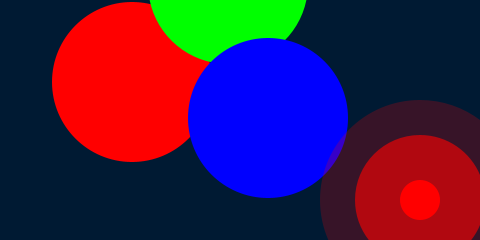
Frame 1 (no input)
Frame 60 (the mouse pressed at the canvas centre just before this capture): identical to frame 1, image omitted
Frame 120 (the mouse held since frame 60 and released just before this capture): identical to frame 1, image omitted

The Processing sketch that drew this single still picture (run headless with seeded random() and noise(); from frame 60 on, the mouse is pressed at the canvas centre):

// Processing sketch: Example_3_17___Draw_with_Color
// ── Example_3_17___Draw_with_Color.pde
void setup() {
  size(480, 240); 
}

void draw(){

  // fill() supports 3 parameters that represents the R, G, B values
  
  noStroke();
  background(0, 26, 51); // Dark blue
  fill(255, 0, 0); // Selecting red
  ellipse(132, 82, 160, 160);
  
  fill(0, 255, 0); // Selecting green
  ellipse(228, -16, 160, 160);
  
  fill(0, 0, 255); // Selecting blue
  ellipse(268, 118, 160, 160);
  
  // Alternatively go Tools -> Color Selector 
  
  // fill(), stroke() accepts a fourth parameter. This adjusts the transparency
  
  fill(255, 0, 0, 255); // Minimum transparency
  ellipse(420, 200, 40, 40);

  fill(255, 0, 0, 155);
  ellipse(420, 200, 130, 130);
 
  fill(255, 0, 0, 55); // Near maximum transparency
  ellipse(420, 200, 200, 200);

}
